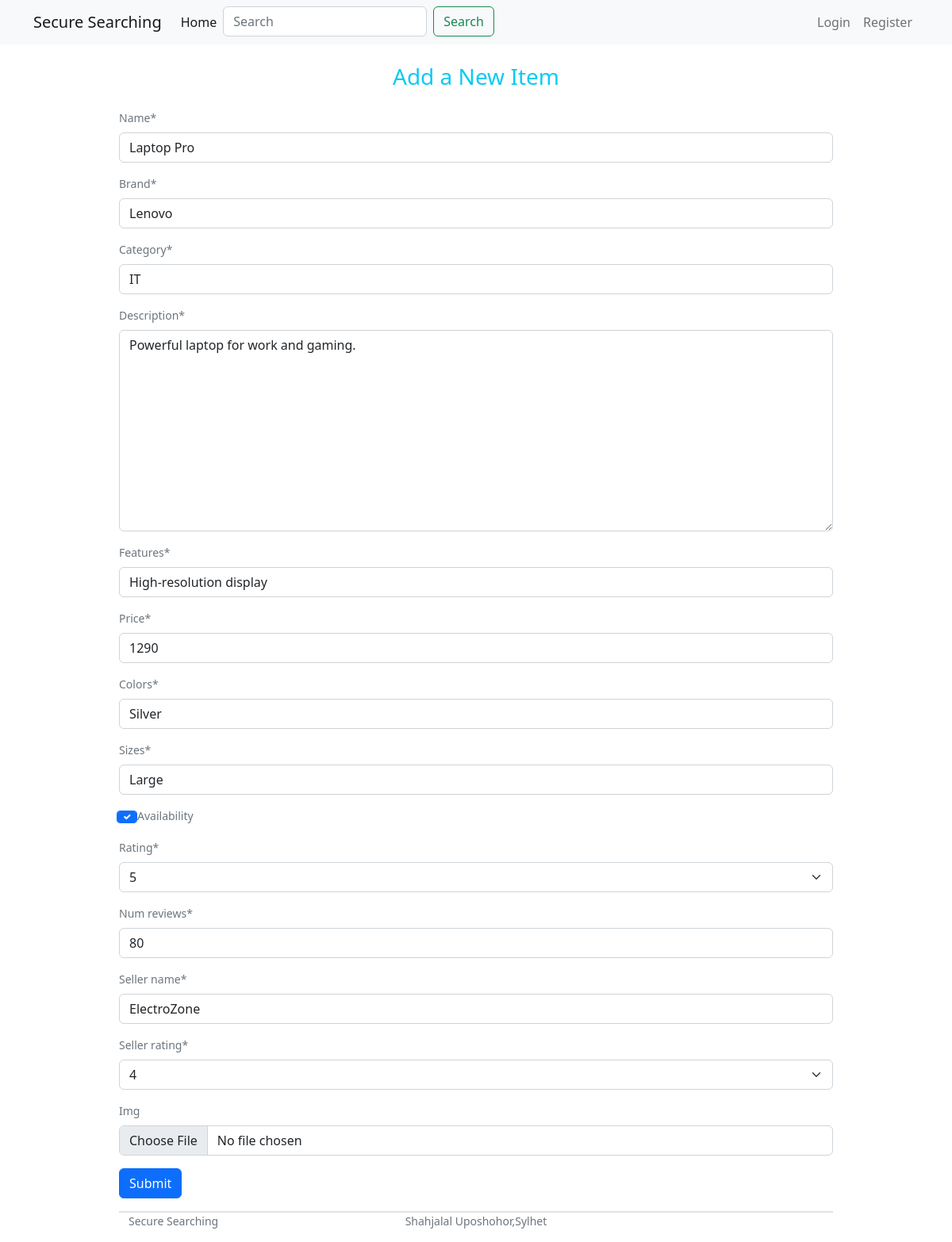
Screenshot of /accounts/edit_item/2/ with the database file from the repository.
### content/models.py (models this page shows, shortened)
class Content(models.Model):
    name = models.CharField(max_length=50 , unique=True)
    slug = models.SlugField(max_length=50, unique=True)
    brand = models.CharField(max_length=20)
    category = models.CharField(max_length=20)
    description = models.TextField()
    features = models.CharField(max_length=50)
    price = models.IntegerField()   # 120.65
    colors = models.CharField(max_length=10)
    sizes = models.CharField(max_length=10)
    availability = models.BooleanField(default=False,blank=True)
    rating = models.IntegerField(choices=[(i, i) for i in range(1, 6)])
    num_reviews = models.IntegerField()
    seller_name = models.CharField(max_length=50)
    seller_rating = models.IntegerField(choices=[(i, i) for i in range(1, 6)])
    img = models.ImageField(upload_to='photos/content', blank=True)
    created_at=models.DateTimeField(auto_now_add=True)
    updated_at=models.DateTimeField(auto_now=True)

### accounts/views.py (the view)
# urls.py: path('edit_item/<int:id>/', views.edit_item, name='item_edit'),
def edit_item(request, id):
    name = Content.objects.get(pk = id)
    form = ContentForm(instance = name)
    if request.method == 'POST':
        form = ContentForm(request.POST, instance = name)
        if form.is_valid():
            form.save()
            return redirect('home')
    context={'form':form}
    return render(request, 'add_item.html', context)

### content/forms.py
class ContentForm(forms.ModelForm):
    class Meta:
        model = Content
        fields = ['name', 'brand', 'category', 'description', 'features', 'price', 'colors', 'sizes', 'availability', 'rating', 'num_reviews', 'seller_name', 'seller_rating','img']
    def __init__(self, *args, **kwargs):
        super(ContentForm, self).__init__(*args, **kwargs)
        for field in self.fields:
            self.fields[field].widget.attrs['class'] = 'form-control'

### accounts/templates/add_item.html (shortened to what this page needs)
{% extends "base.html" %}
{% block content %}
{% load crispy_forms_tags %}
<h3 class='text-center text-info p-2 mt-3 mb-3'>Add a New Item </h3>
<div class="form-group" style="width:75%; margin:auto;">
<p>
    <form method="POST">
        {{form|crispy}}
        <input class="btn btn-primary" type="submit" value="Submit">
     </form>
</p>
{% endblock %}

### rows the page displays
Content: name "Laptop Pro", brand "Lenovo", category "IT", description "Powerful laptop for work and gaming.", features "High-resolution display", price "1290", colors "Silver", sizes "Large", availability "☑", rating "5", num_reviews "80", seller_name "ElectroZone", seller_rating "4"
